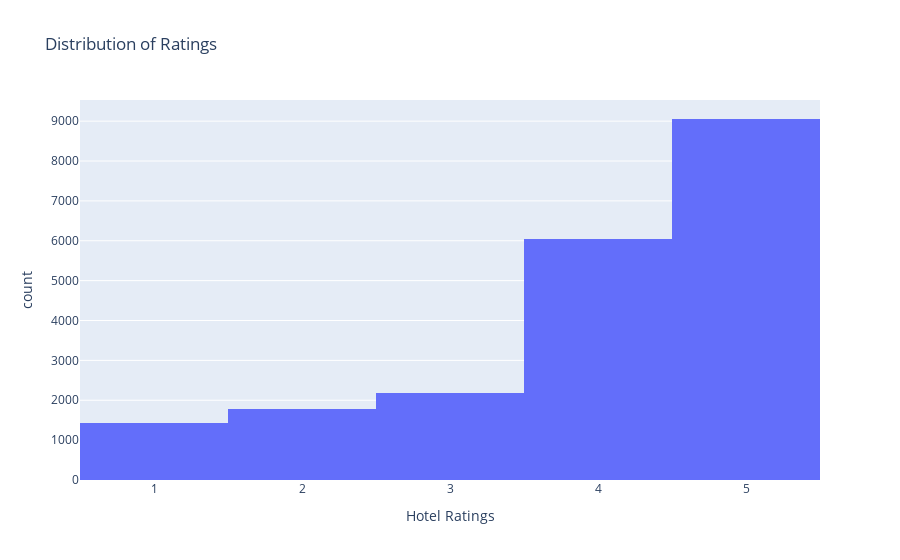

Notebook cell for this chart:
### Markdown cell above
# Explore the dataset for any trends, patterns, and relationships

### Code cell
# Creating a histogram of the ratings
fig = px.histogram(df, x="Rating", title="Distribution of Ratings", nbins=5, labels={"Rating": "Hotel Ratings"})
fig.show()

### Figure 1 — Plotly figure (JSON) as saved in the notebook; plotly's stock layout.template omitted (floating-point values rounded to 4 significant figures; data arrays with more than 128 entries replaced by an {"elided": "..."} marker saying what was removed)
{"data": [{"alignmentgroup": "True", "bingroup": "x", "hovertemplate": "Hotel Ratings=%{x}<br>count=%{y}<extra></extra>", "legendgroup": "", "marker": {"color": "#636efa", "pattern": {"shape": ""}}, "name": "", "nbinsx": 5, "offsetgroup": "", "orientation": "v", "showlegend": false, "type": "histogram", "x": {"elided": "20491 int values"}, "xaxis": "x", "yaxis": "y"}], "layout": {"barmode": "relative", "legend": {"tracegroupgap": 0}, "title": {"text": "Distribution of Ratings"}, "xaxis": {"anchor": "y", "domain": [0, 1], "title": {"text": "Hotel Ratings"}}, "yaxis": {"anchor": "x", "domain": [0, 1], "title": {"text": "count"}}}}
